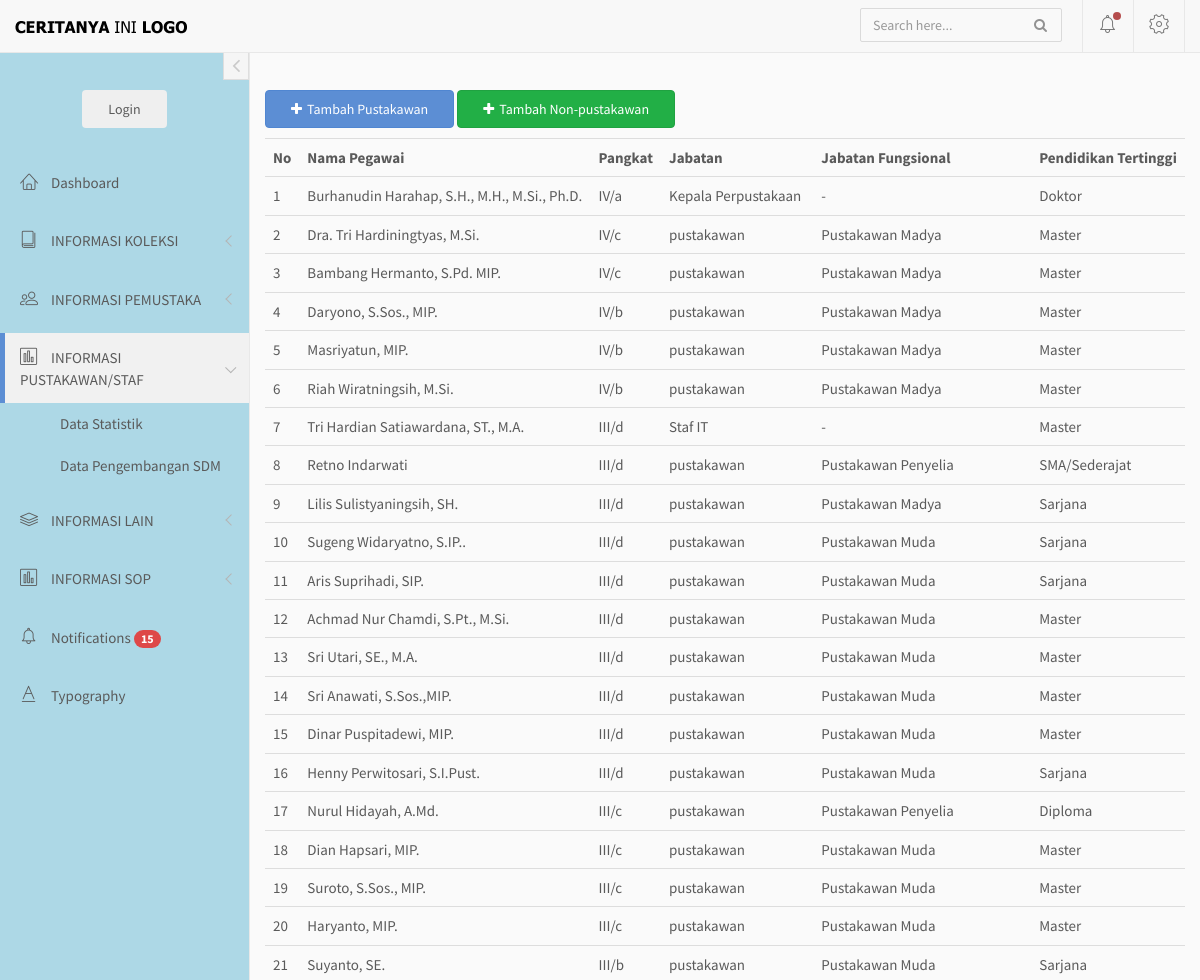
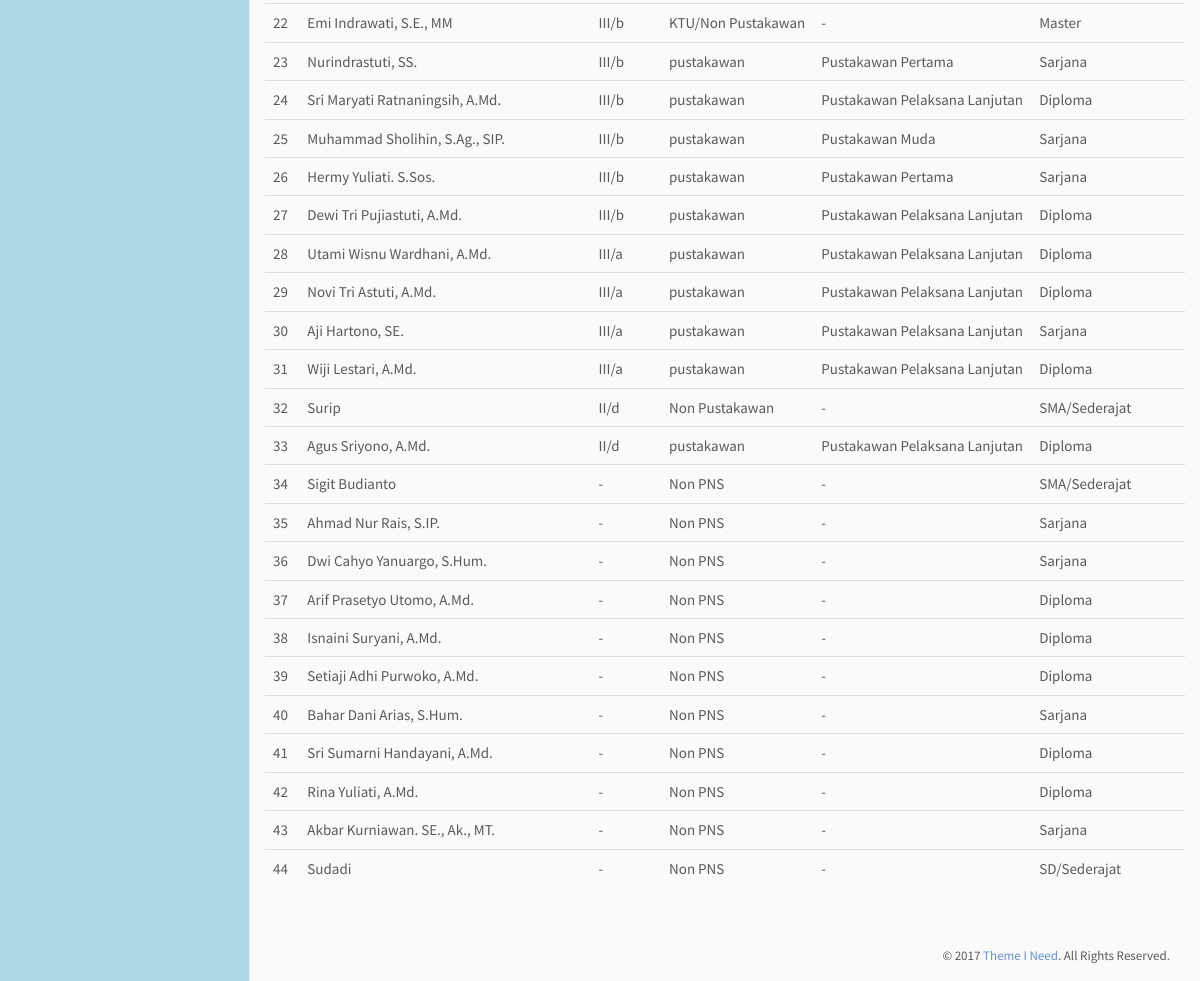
Page /index.php/pustakawan/daftar_staf on the committed database (2 pictures, top to bottom).
### tables this page shows
CREATE TABLE `tbl_pegawai` (
  `id` int(5) NOT NULL,
  `nama` varchar(50) NOT NULL,
  `pangkat` varchar(5) NOT NULL,
  `jabatan` varchar(50) NOT NULL,
  `fungsional` varchar(50) NOT NULL,
  `pendidikan` varchar(50) NOT NULL,
  `pendidikan_lain` varchar(50) NOT NULL,
  `pendidikan_tertinggi` varchar(20) NOT NULL,
  `status` varchar(25) NOT NULL
);

### application/controllers/pustakawan.php (called while the page is built, shortened)
<?php
    Class Pustakawan extends CI_Controller{
        public function __construct(){
            $this->load->model('m_main');
        }
        public function daftar_staf(){
            $data['akses'] = $this->session->userdata('akses');
            $data['pustakawan'] = $this->m_main->get_pegawai()->result();
            $this->load->view('diffdash/header');
            $this->load->view('diffdash/sidebar');
            $this->load->view('pustakawan/v_daftar_staf',$data);
            $this->load->view('diffdash/footer');
        }
    }
?>

### index.php (called while the page is built, shortened)
<?php
require_once BASEPATH.'core/CodeIgniter.php';

### application/models/m_main.php (called while the page is built, shortened)
<?php
    class M_main extends CI_Model{
        public function get_pegawai(){
            return $this->db->query('SELECT CASE when jabatan = "Kepala Perpustakaan" then 1 else 2 end as sort, t.* FROM `tbl_pegawai` as t
            order by sort, substring(pangkat,1,1) DESC, substring(pangkat, 2,1) DESC');
        }
    }
?>

### application/views/pustakawan/v_daftar_staf.php (the view, shortened to what this page needs)
<div>
    <div style="float:left;">
        <button class="btn btn-primary" style="margin-bottom : 10px" data-toggle="modal" data-target="#tambahpustakawan"><i class="fa fa-plus"></i>Tambah Pustakawan</button>
        <button class="btn btn-success" style="margin-bottom : 10px" data-toggle="modal" data-target="#tambahnonpustakawan"><i class="fa fa-plus"></i>Tambah Non-pustakawan</button>
    </div>
    <table class="table">
        <tr>
            <th>No</th>
            <th>Nama Pegawai</th>
            <th>Pangkat</th>
            <th>Jabatan</th>
            <th>Jabatan Fungsional</th>
            <th>Pendidikan Tertinggi</th>
        </tr>
         <?php $no = 1;
        foreach($pustakawan as $row): ?>
            <tr>
                <td><?php echo $no++ ?></td>
                <td><?php echo $row->nama ?></td>
                <td><?php if ($row->pangkat == "4c") {echo "IV/c";}
                          else if ($row->pangkat == "4b") {echo "IV/b";}
                          else if ($row->pangkat == "4a") {echo "IV/a";}
                          else if ($row->pangkat == "3d") {echo "III/d";}
                          else if ($row->pangkat == "3c") {echo "III/c";}
                          else if ($row->pangkat == "3b") {echo "III/b";}
                          else if ($row->pangkat == "3a") {echo "III/a";}
                          else if ($row->pangkat == "2d") {echo "II/d";}
                          else echo $row->pangkat ?></td>
                <td><?php echo $row->jabatan ?></td>
                <td><?php echo $row->fungsional ?></td>
                <td><?php echo $row->pendidikan_tertinggi ?></td>
            </tr>
            <?php endforeach; ?>
    </table>
</div>

### application/views/diffdash/header.php (shortened to what this page needs)
<!doctype html>
<html lang="en">
<head>
	<link rel="stylesheet" href="<?php echo base_url() ?>assets/vendor/bootstrap/css/bootstrap.min.css">
	<link rel="stylesheet" href="<?php echo base_url() ?>assets/vendor/font-awesome/css/font-awesome.min.css">
	<link rel="stylesheet" href="<?php echo base_url() ?>assets/vendor/linearicons/style.css">
	<link rel="stylesheet" href="<?php echo base_url() ?>assets/vendor/metisMenu/metisMenu.css">
	<link rel="stylesheet" href="<?php echo base_url() ?>assets/vendor/bootstrap-progressbar/css/bootstrap-progressbar-3.3.4.min.css">
	<link rel="stylesheet" href="<?php echo base_url() ?>assets/vendor/chartist/css/chartist.min.css">
	<link rel="stylesheet" href="<?php echo base_url() ?>assets/vendor/chartist-plugin-tooltip/chartist-plugin-tooltip.css">
	<link rel="stylesheet" href="<?php echo base_url() ?>assets/vendor/toastr/toastr.min.css">
	<link rel="stylesheet" href="<?php echo base_url() ?>assets/vendor/select2-4.0.13/css/select2.min.css">
	<link rel="stylesheet" href="<?php echo base_url() ?>assets/css/custom.css">
	<link rel="stylesheet" href="<?php echo base_url() ?>assets/css/main.css">
</head>
<body>
	<div id="wrapper">
		<nav class="navbar navbar-default navbar-fixed-top">
			<div class="container-fluid">
				<div class="navbar-brand">
					<a href=#><img src="<?php echo base_url() ?>assets/img/logo3.png"  class="img-responsive"></a>
				</div>
				<div class="navbar-right">
					<form id="navbar-search" class="navbar-form search-form">
						<input value="" class="form-control" placeholder="Search here..." type="text">
						<button type="button" class="btn btn-default"><i class="fa fa-search"></i></button>
					</form>
					<div id="navbar-menu">
						<ul class="nav navbar-nav">
							<li class="dropdown">
								<a href="#" class="dropdown-toggle icon-menu" data-toggle="dropdown">
									<i class="lnr lnr-alarm"></i>
									<span class="notification-dot"></span>
								</a>
							</li>
							<li class="dropdown">
								<a href="#" class="dropdown-toggle icon-menu" data-toggle="dropdown">
									<i class="lnr lnr-cog"></i>
								</a>
							</li>
						</ul>
					</div>
				</div>
			</div>
		</nav>

### application/views/diffdash/sidebar.php (shortened to what this page needs)
<div id="left-sidebar" class="sidebar" style="">
	<button type="button" class="btn btn-xs btn-link btn-toggle-fullwidth">
		<i class="fa fa-angle-left"></i>
	</button>
	<div class="sidebar-scroll">
		<div class="user-account">
			<?php if($this->session->userdata('status') != 'login'){ ?>
				<form action="<?= base_url('login/index')?>"><button class="btn login-button" type="submit">Login</button></form>
			<?php } ?>
		</div>
		<nav id="left-sidebar-nav" class="sidebar-nav">
			<ul id="main-menu" class="metismenu">
				<li id="home"><a href="<?= base_url()?>"><i class="lnr lnr-home"></i> <span>Dashboard</span></a></li>
				<li class="">
					<a href="" class="has-arrow" aria-expanded="false"><i class="lnr lnr-book"></i> <span>INFORMASI KOLEKSI</span></a>
				</li>
				<li class="">
					<a href="" class="has-arrow" aria-expanded="false"><i class="lnr lnr-users"></i> <span>INFORMASI PEMUSTAKA</span></a>
				</li>
				<li class="">
					<a href="" class="has-arrow" aria-expanded="false"><i class="lnr lnr-chart-bars"></i> <span>INFORMASI PUSTAKAWAN/STAF</span></a>
					<ul id="pustakawan" aria-expanded="true">
						<li id ="pstatistik"><a href="<?= base_url('pustakawan/pstatistik')?>">Data Statistik</a></li>
						<li id ="sdm"><a href="<?= base_url('pustakawan/sdm')?>">Data Pengembangan SDM</a></li>
					</ul>
				</li>
				<li class="">
					<a href="" class="has-arrow" aria-expanded="false"><i class="lnr lnr-layers"></i> <span>INFORMASI LAIN</span></a>
				</li>
				<li class="">
					<a href="#charts" class="has-arrow" aria-expanded="false"><i class="lnr lnr-chart-bars"></i> <span>INFORMASI SOP</span></a>
				<li class=""><a href="notifications.html"><i class="lnr lnr-alarm"></i> <span>Notifications</span> <span class="badge bg-danger">15</span></a></li>
				<li class=""><a href="typography.html"><i class="lnr lnr-text-format"></i> <span>Typography</span></a></li>
			</ul>
		</nav>
	</div>
</div>
<div id="main-content">
	<div class="container-fluid">

### application/views/diffdash/footer.php (shortened to what this page needs)
</div>
		</div>
<div class="clearfix"></div>
<footer>
			<p class="copyright">&copy; 2017 <a href="https://www.themeineed.com" target="_blank">Theme I Need</a>. All Rights Reserved.</p>
		</footer>
	</div>
</body>
</html>

### assets/css/custom.css (style rules this page uses)
#left-sidebar { background-color: lightblue !important; }
[id] { scroll-margin-top: 60px; }

### rows in the picture
tbl_pegawai: nama "Burhanudin Harahap, S.H., M.H., M.Si., Ph.D.", pangkat "IV/a", jabatan "Kepala Perpustakaan", fungsional "-", pendidikan_tertinggi "Doktor"
tbl_pegawai: nama "Dra. Tri Hardiningtyas, M.Si.", pangkat "IV/c", jabatan "pustakawan", fungsional "Pustakawan Madya", pendidikan_tertinggi "Master"
tbl_pegawai: nama "Bambang Hermanto, S.Pd. MIP.", pangkat "IV/c", jabatan "pustakawan", fungsional "Pustakawan Madya", pendidikan_tertinggi "Master"
tbl_pegawai: nama "Daryono, S.Sos., MIP.", pangkat "IV/b", jabatan "pustakawan", fungsional "Pustakawan Madya", pendidikan_tertinggi "Master"
tbl_pegawai: nama "Masriyatun, MIP.", pangkat "IV/b", jabatan "pustakawan", fungsional "Pustakawan Madya", pendidikan_tertinggi "Master"
tbl_pegawai: nama "Riah Wiratningsih, M.Si.", pangkat "IV/b", jabatan "pustakawan", fungsional "Pustakawan Madya", pendidikan_tertinggi "Master"
tbl_pegawai: nama "Tri Hardian Satiawardana, ST., M.A.", pangkat "III/d", jabatan "Staf IT", fungsional "-", pendidikan_tertinggi "Master"
tbl_pegawai: nama "Retno Indarwati", pangkat "III/d", jabatan "pustakawan", fungsional "Pustakawan Penyelia", pendidikan_tertinggi "SMA/Sederajat"
tbl_pegawai: nama "Lilis Sulistyaningsih, SH.", pangkat "III/d", jabatan "pustakawan", fungsional "Pustakawan Madya", pendidikan_tertinggi "Sarjana"
tbl_pegawai: nama "Sugeng Widaryatno, S.IP..", pangkat "III/d", jabatan "pustakawan", fungsional "Pustakawan Muda", pendidikan_tertinggi "Sarjana"
tbl_pegawai: nama "Aris Suprihadi, SIP.", pangkat "III/d", jabatan "pustakawan", fungsional "Pustakawan Muda", pendidikan_tertinggi "Sarjana"
tbl_pegawai: nama "Achmad Nur Chamdi, S.Pt., M.Si.", pangkat "III/d", jabatan "pustakawan", fungsional "Pustakawan Muda", pendidikan_tertinggi "Master"
tbl_pegawai: nama "Sri Utari, SE., M.A.", pangkat "III/d", jabatan "pustakawan", fungsional "Pustakawan Muda", pendidikan_tertinggi "Master"
tbl_pegawai: nama "Sri Anawati, S.Sos.,MIP.", pangkat "III/d", jabatan "pustakawan", fungsional "Pustakawan Muda", pendidikan_tertinggi "Master"
tbl_pegawai: nama "Dinar Puspitadewi, MIP.", pangkat "III/d", jabatan "pustakawan", fungsional "Pustakawan Muda", pendidikan_tertinggi "Master"
tbl_pegawai: nama "Henny Perwitosari, S.I.Pust.", pangkat "III/d", jabatan "pustakawan", fungsional "Pustakawan Muda", pendidikan_tertinggi "Sarjana"
tbl_pegawai: nama "Nurul Hidayah, A.Md.", pangkat "III/c", jabatan "pustakawan", fungsional "Pustakawan Penyelia", pendidikan_tertinggi "Diploma"
tbl_pegawai: nama "Dian Hapsari, MIP.", pangkat "III/c", jabatan "pustakawan", fungsional "Pustakawan Muda", pendidikan_tertinggi "Master"
tbl_pegawai: nama "Suroto, S.Sos., MIP.", pangkat "III/c", jabatan "pustakawan", fungsional "Pustakawan Muda", pendidikan_tertinggi "Master"
tbl_pegawai: nama "Haryanto, MIP.", pangkat "III/c", jabatan "pustakawan", fungsional "Pustakawan Muda", pendidikan_tertinggi "Master"
tbl_pegawai: nama "Suyanto, SE.", pangkat "III/b", jabatan "pustakawan", fungsional "Pustakawan Muda", pendidikan_tertinggi "Sarjana"
tbl_pegawai: nama "Emi Indrawati, S.E., MM", pangkat "III/b", jabatan "KTU/Non Pustakawan", fungsional "-", pendidikan_tertinggi "Master"
tbl_pegawai: nama "Nurindrastuti, SS.", pangkat "III/b", jabatan "pustakawan", fungsional "Pustakawan Pertama", pendidikan_tertinggi "Sarjana"
tbl_pegawai: nama "Sri Maryati Ratnaningsih, A.Md.", pangkat "III/b", jabatan "pustakawan", fungsional "Pustakawan Pelaksana Lanjutan", pendidikan_tertinggi "Diploma"
tbl_pegawai: nama "Muhammad Sholihin, S.Ag., SIP.", pangkat "III/b", jabatan "pustakawan", fungsional "Pustakawan Muda", pendidikan_tertinggi "Sarjana"
tbl_pegawai: nama "Hermy Yuliati. S.Sos.", pangkat "III/b", jabatan "pustakawan", fungsional "Pustakawan Pertama", pendidikan_tertinggi "Sarjana"
tbl_pegawai: nama "Dewi Tri Pujiastuti, A.Md.", pangkat "III/b", jabatan "pustakawan", fungsional "Pustakawan Pelaksana Lanjutan", pendidikan_tertinggi "Diploma"
tbl_pegawai: nama "Utami Wisnu Wardhani, A.Md.", pangkat "III/a", jabatan "pustakawan", fungsional "Pustakawan Pelaksana Lanjutan", pendidikan_tertinggi "Diploma"
tbl_pegawai: nama "Novi Tri Astuti, A.Md.", pangkat "III/a", jabatan "pustakawan", fungsional "Pustakawan Pelaksana Lanjutan", pendidikan_tertinggi "Diploma"
tbl_pegawai: nama "Aji Hartono, SE.", pangkat "III/a", jabatan "pustakawan", fungsional "Pustakawan Pelaksana Lanjutan", pendidikan_tertinggi "Sarjana"
tbl_pegawai: nama "Wiji Lestari, A.Md.", pangkat "III/a", jabatan "pustakawan", fungsional "Pustakawan Pelaksana Lanjutan", pendidikan_tertinggi "Diploma"
tbl_pegawai: nama "Surip", pangkat "II/d", jabatan "Non Pustakawan", fungsional "-", pendidikan_tertinggi "SMA/Sederajat"
tbl_pegawai: nama "Agus Sriyono, A.Md.", pangkat "II/d", jabatan "pustakawan", fungsional "Pustakawan Pelaksana Lanjutan", pendidikan_tertinggi "Diploma"
tbl_pegawai: nama "Sigit Budianto", pangkat "-", jabatan "Non PNS", fungsional "-", pendidikan_tertinggi "SMA/Sederajat"
tbl_pegawai: nama "Ahmad Nur Rais, S.IP.", pangkat "-", jabatan "Non PNS", fungsional "-", pendidikan_tertinggi "Sarjana"
tbl_pegawai: nama "Dwi Cahyo Yanuargo, S.Hum.", pangkat "-", jabatan "Non PNS", fungsional "-", pendidikan_tertinggi "Sarjana"
tbl_pegawai: nama "Arif Prasetyo Utomo, A.Md.", pangkat "-", jabatan "Non PNS", fungsional "-", pendidikan_tertinggi "Diploma"
tbl_pegawai: nama "Isnaini Suryani, A.Md.", pangkat "-", jabatan "Non PNS", fungsional "-", pendidikan_tertinggi "Diploma"
tbl_pegawai: nama "Setiaji Adhi Purwoko, A.Md.", pangkat "-", jabatan "Non PNS", fungsional "-", pendidikan_tertinggi "Diploma"
tbl_pegawai: nama "Bahar Dani Arias, S.Hum.", pangkat "-", jabatan "Non PNS", fungsional "-", pendidikan_tertinggi "Sarjana"
tbl_pegawai: nama "Sri Sumarni Handayani, A.Md.", pangkat "-", jabatan "Non PNS", fungsional "-", pendidikan_tertinggi "Diploma"
tbl_pegawai: nama "Rina Yuliati, A.Md.", pangkat "-", jabatan "Non PNS", fungsional "-", pendidikan_tertinggi "Diploma"
tbl_pegawai: nama "Akbar Kurniawan. SE., Ak., MT.", pangkat "-", jabatan "Non PNS", fungsional "-", pendidikan_tertinggi "Sarjana"
tbl_pegawai: nama "Sudadi", pangkat "-", jabatan "Non PNS", fungsional "-", pendidikan_tertinggi "SD/Sederajat"
